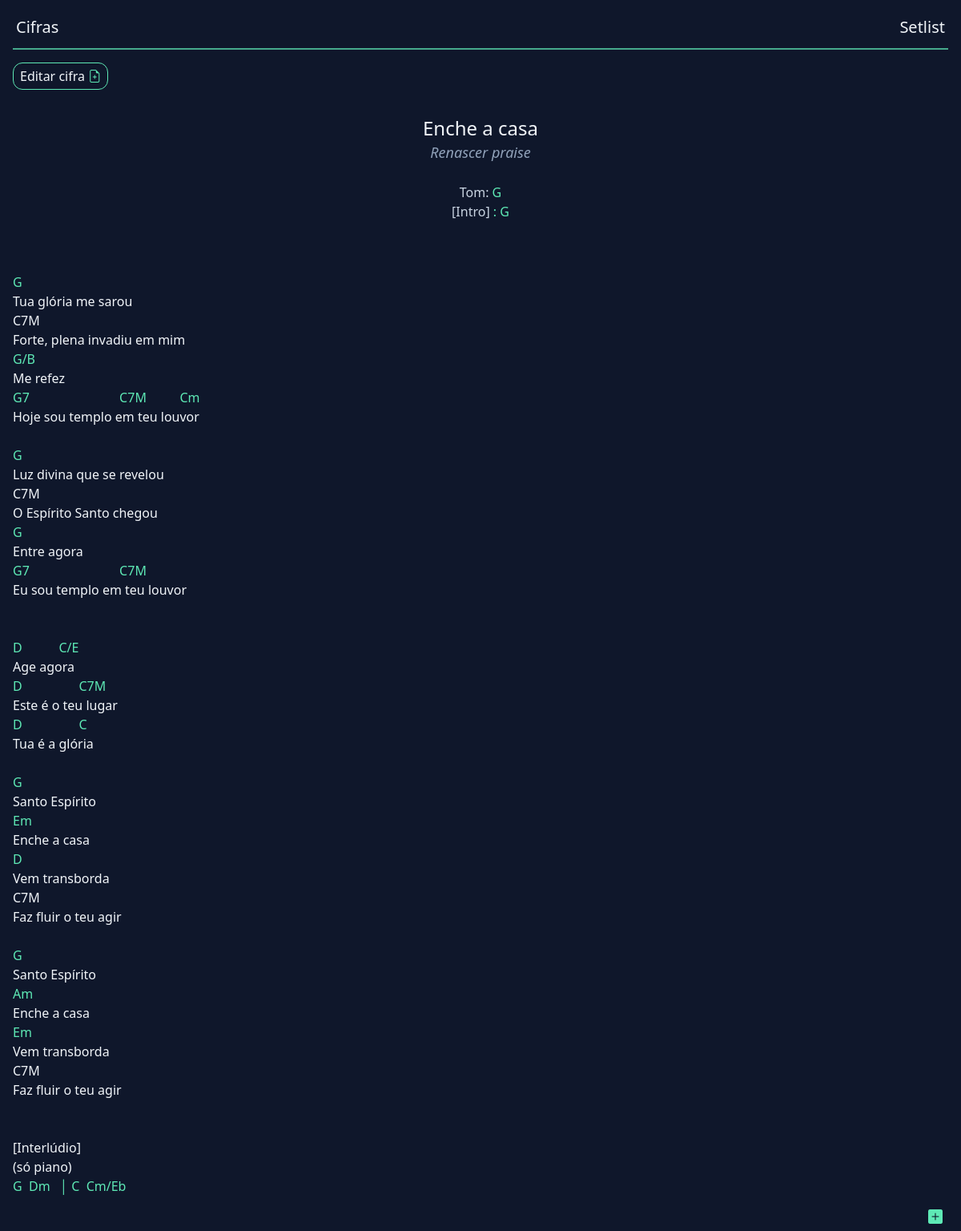
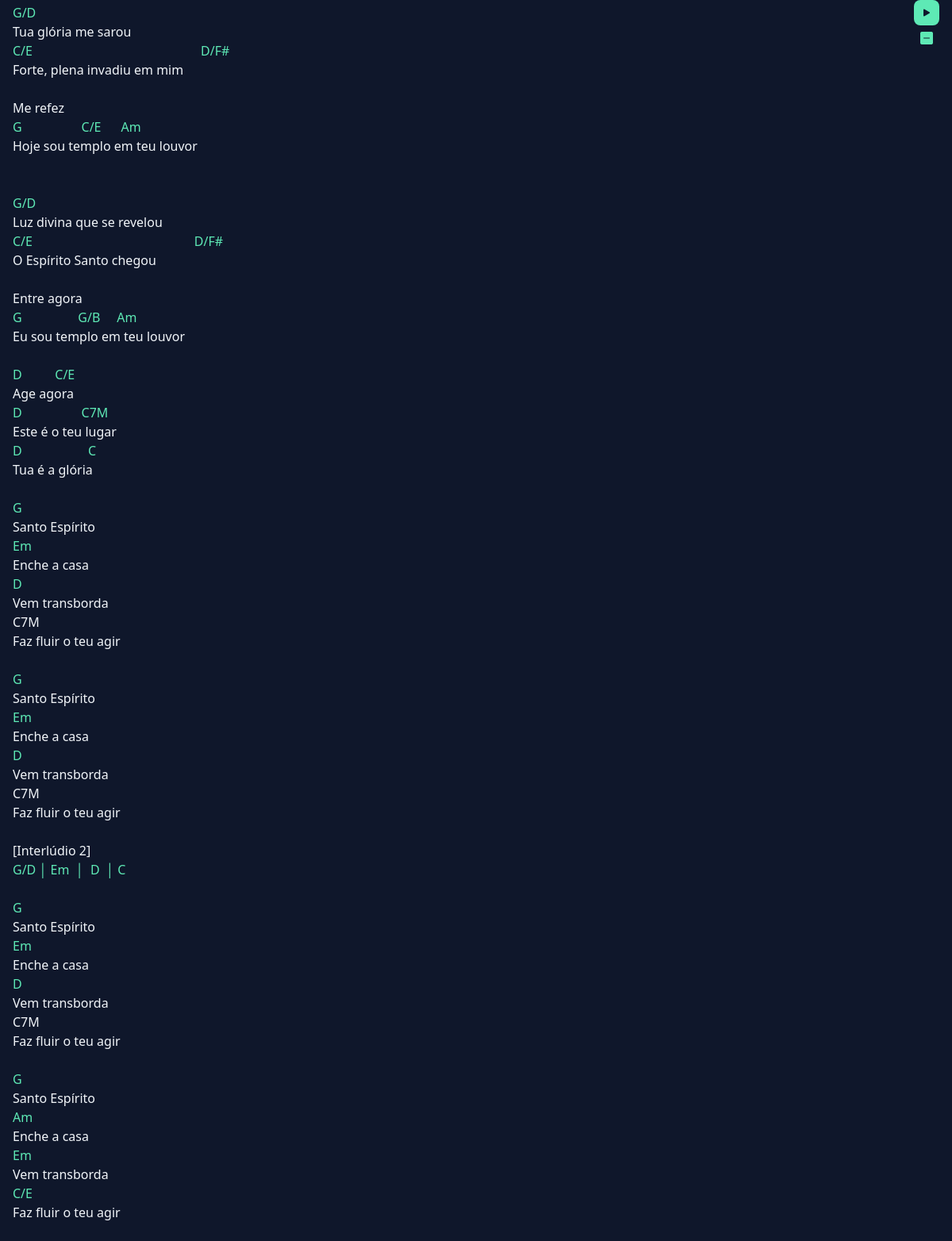
The page /cifra?id=7 on the database its author committed (2 pictures, top to bottom).
### tables this page shows
CREATE TABLE "chords"(
	id integer primary key,
  nome varchar(255),
  artista varchar(255),
  tom varchar(1),
  intro varchar(10),
  cifra text
);

### helpers.php (called while the page is built, shortened)
<?php
function view($view, $data = [])
{
    require "views/template/app.php";
}

### controllers/cifra.controller.php (called while the page is built)
<?php
$id = $_REQUEST['id'];
$cifra = $database
    ->query(
        "select * from chords where id = :id",
        Chord::class,
        ['id' => $id]
    )
    ->fetch();
view('cifra', ['cifra' => $cifra]);

### rotas.php (called while the page is built, shortened)
<?php
$controller = str_replace('/', '', parse_url($_SERVER['REQUEST_URI'])['path']);
require "controllers/{$controller}.controller.php";

### index.php (called while the page is built, shortened)
<?php
require "database.php";
require "helpers.php";
require "rotas.php";

### database.php (called while the page is built, shortened)
<?php
class Database
{
    private $db;
    public function __construct()
    {
        $this->db = new PDO("sqlite:database.sqlite");
    }
    public function query(string $query, $class = null, array $params = [])
    {
        $prepare = $this->db->prepare($query);
        if ($class) {
            $prepare->setFetchMode(PDO::FETCH_CLASS, $class);
        }
        $prepare->execute($params);
        return $prepare;
    }
}
$database = new Database();

### views/cifra.view.php (the view)
<div class="flex ml-4">
    <div class="group flex mt-4">
        <a
            href="/editar-cifra?id=<?= $cifra->id ?>"
            class="border-1 border-emerald-300 group-active:border-cyan-300 px-2 py-1 rounded-xl">
            Editar cifra
            <i class="bi bi-file-earmark-plus text-emerald-300 group-active:text-cyan-300"></i>
        </a>
    </div>
</div>
<div class="flex flex-col mt-4">
    <div class="flex flex-col mx-auto justify-center items-center">
        <h1 class="text-2xl text-slate-100"><?= $cifra->nome ?></h1>
        <h2 class="text-lg text-slate-400 italic"><?= $cifra->artista ?></h2>
        <p class="text-md text-slate-300"><?= $cifra->tom ?></p>
        <p class="text-md text-slate-300"><?= $cifra->intro ?></p>
    </div>
    <div class="ml-4 mt-4 whitespace-pre leading-normal">
        <?php echo $cifra->cifra ?>
    </div>
</div>
<div class="fixed right-4 top-1/2 transform -translate-y-1/2 flex flex-col items-center z-10">
    <button
        id="speed-up"
        class=" text-emerald-300 p-1 rounded-lg flex items-center"
        data-speed="10">
        <i class="bi bi-plus-square-fill text-lg"></i>
    </button>
    <button id="toggle-scroll" class="bg-emerald-300 text-slate-900 px-2 py-1 rounded-lg flex items-center">
        <i class="bi bi-play-fill"></i>
    </button>
    <button
        id="speed-down"
        class="text-emerald-300 p-1 rounded-lg flex items-center"
        data-speed="10">
        <i class="bi bi-dash-square-fill"></i>
    </button>
</div>

### rows shown on the page
chords: nome "Enche a casa", artista "Renascer praise", tom "Tom: G", intro "[Intro] : G", cifra "G Tua glória me sarou C7M Forte, plena invadiu em mim G/B Me refez G7 C7M Cm Hoje sou templo em teu louvor G Luz divina que se revelou C7M O Espírito Santo chegou G Entre agora G7 C7M Eu sou templo em teu louvor D C/E Age agora D C7M Este é o teu lugar D C Tua é a glória G Santo Espírito Em Enche a casa D Vem transborda C7M Faz fluir o teu agir G Santo Espírito Am Enche a casa Em Vem transborda C7M Faz fluir o teu agir [Interlúdio] (só piano) G Dm │ C Cm/Eb G/D Tua glória me sarou C/E D/F# Forte, plena invadiu em mim Me refez G C/E Am Hoje sou templo em teu louvor G/D Luz divina que se revelou C/E D/F# O Espírito Santo chegou Entre agora G G/B Am Eu sou templo em teu louvor D C/E Age agora…"
